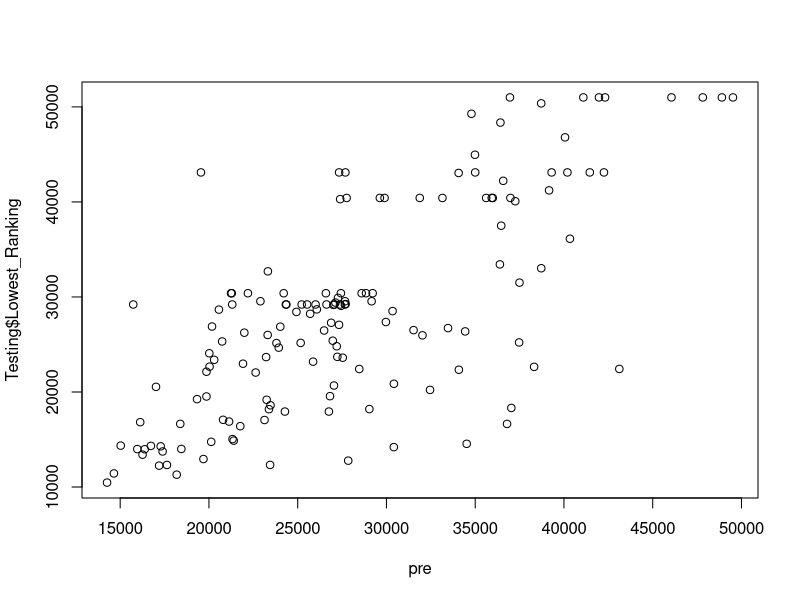
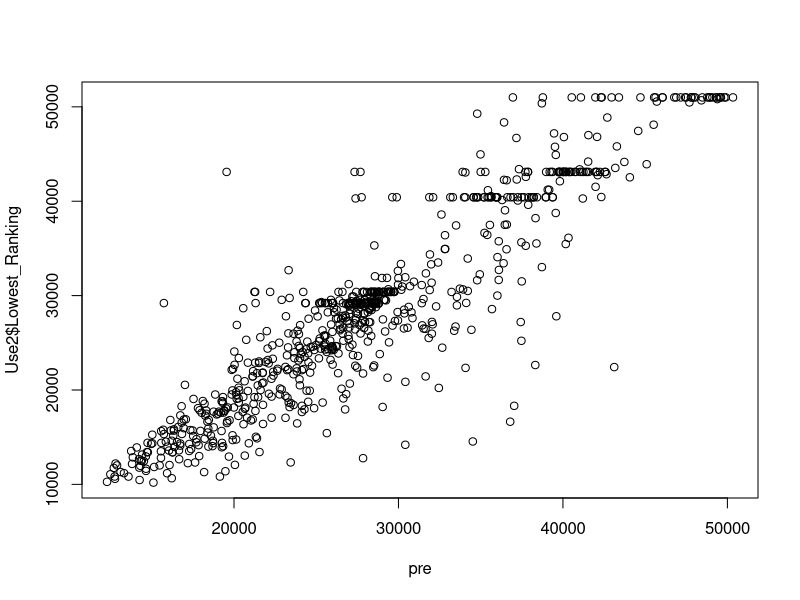
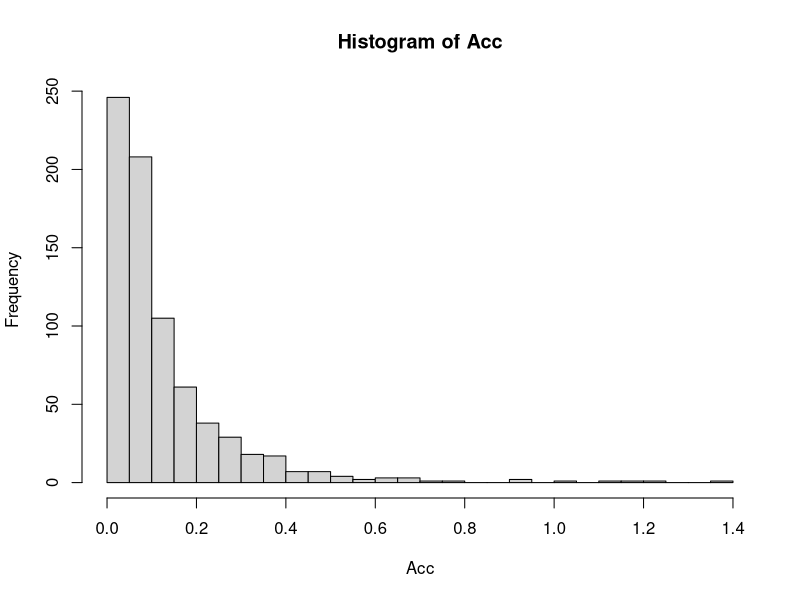

These charts were generated, in order, by the following R code:
library(caret)

df <- read.csv("No_chinese_feature.csv")

Use <- df[,c("Year","UniversityNo","Ranking_Scores","Media_Impact","Plan_Number","X1A_Number","GDP_Per_Person","Lowest_Ranking")]
Use$Ranking_Scores[is.na(Use$Ranking_Scores)] <- 0
Use$Media_Impact[is.na(Use$Media_Impact)] <- 0
Use$GDP_Per_Person[is.na(Use$GDP_Per_Person)] <- 0

Use2 <- Use[Use$Lowest_Ranking > 10000 , ]
inTrain <- createDataPartition(y = Use2$Lowest_Ranking,p=0.8,list=FALSE)
Training <- Use2[inTrain,]
Testing <- Use2[-inTrain,]

mod <- train(Lowest_Ranking ~., method = "rf", data = Training)
pre <- predict(mod, newdata = Testing)
print(mod$finalModel)
plot(pre, Testing$Lowest_Ranking)
pre <- predict(mod, newdata = Use2)
plot(pre, Use2$Lowest_Ranking)

#prediction accuracy
N <- 0.15
Acc <- (abs(pre-Use2$Lowest_Ranking) / Use2$Lowest_Ranking)
print(sum(Acc<N)/length(pre))
hist(Acc,30)

